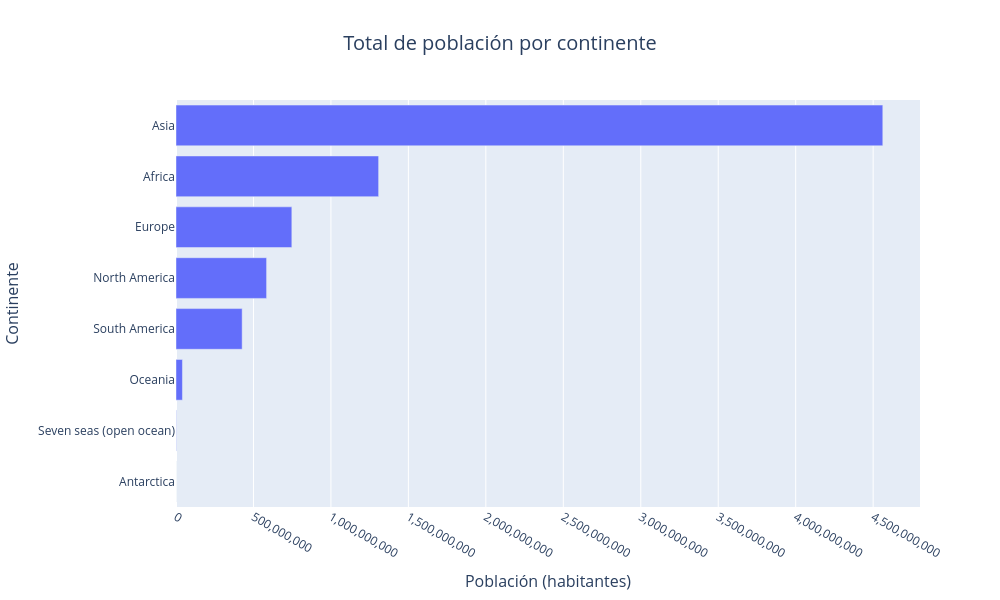

The code cell stored with this chart in its notebook:
### Markdown cell above
Gráfico de barras horizontales (debe utilizarse el argumento `orientation=h` en `px.bar()`):

### Code cell
# Cálculo de la suma de población por continente
poblacion_continente_suma = paises.groupby('CONTINENT')['POP_EST'].sum().sort_values(ascending=True).reset_index()

# Creación de gráfico de barras verticales
fig = px.bar(
    poblacion_continente_suma,
    x='POP_EST',
    y='CONTINENT',
    orientation='h',
    title='Total de población por continente',
    labels={
        'CONTINENT': 'Continente',
        'POP_EST': 'Población (habitantes)'
    },
    width=1000,   # Ancho de la figura en píxeles
    height=600    # Alto de la figura en píxeles
)

# Actualizar el formato del eje y evitar notación científica
fig.update_xaxes(tickformat=",d")

# Atributos globales de la figura
fig.update_layout(
    title=dict(
        x=0.5,  # Centrar el título
        font=dict(size=20)
    ),
    xaxis_title=dict(font=dict(size=16)),
    yaxis_title=dict(font=dict(size=16))
)

# Despliegue del gráfico
mostrar(fig)

### Figure 1 — Plotly figure (JSON) as saved in the notebook; plotly's stock layout.template omitted (floating-point values rounded to 4 significant figures)
{"data": [{"hovertemplate": "Población (habitantes)=%{x}<br>Continente=%{y}<extra></extra>", "legendgroup": "", "marker": {"color": "#636efa", "pattern": {"shape": ""}}, "name": "", "orientation": "h", "showlegend": false, "textposition": "auto", "type": "bar", "x": [4490.0, 1894000.0, 41590000.0, 427100000.0, 584800000.0, 747700000.0, 1308000000.0, 4562000000.0], "xaxis": "x", "y": ["Antarctica", "Seven seas (open ocean)", "Oceania", "South America", "North America", "Europe", "Africa", "Asia"], "yaxis": "y"}], "layout": {"barmode": "relative", "height": 600, "legend": {"tracegroupgap": 0}, "title": {"font": {"size": 20}, "text": "Total de población por continente", "x": 0.5}, "width": 1000, "xaxis": {"anchor": "y", "domain": [0.0, 1.0], "tickformat": ",d", "title": {"font": {"size": 16}, "text": "Población (habitantes)"}}, "yaxis": {"anchor": "x", "domain": [0.0, 1.0], "title": {"font": {"size": 16}, "text": "Continente"}}}}
